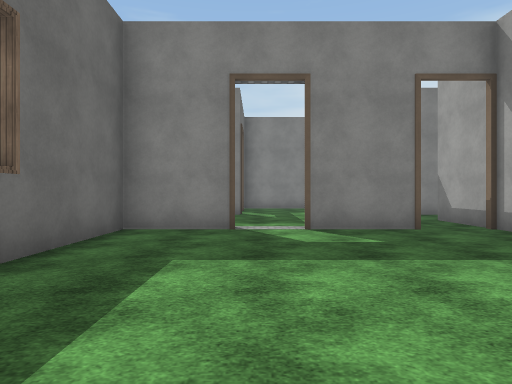
view 1 (above)

12 first-person views from a walk through a 3-D level made in the Unity game engine. The camera is 1.4 m above the floor, looks level and sees 75° across. Doors are open. The floor is counted in squares, 2 m on a side. Each view is taken from the middle of a square. On the plan, view 1 faces up. The plan holds only what a view shows up to about 10 squares ahead; the rest is blank. The place goes on beyond the plan. The player is left out. Surface patterns are stand-ins for the level's own textures.

view 2
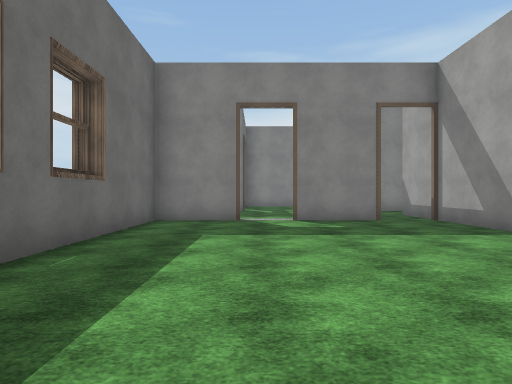

view 3
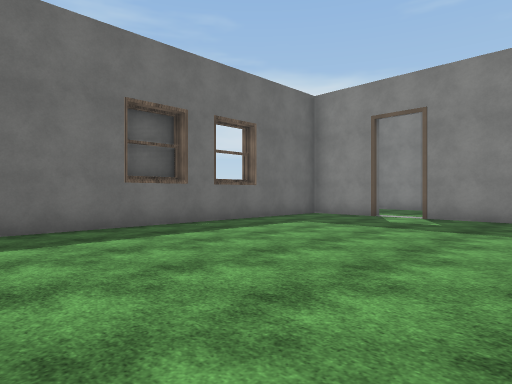

view 4
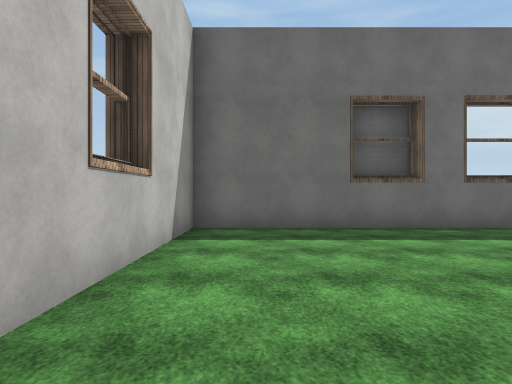

view 5
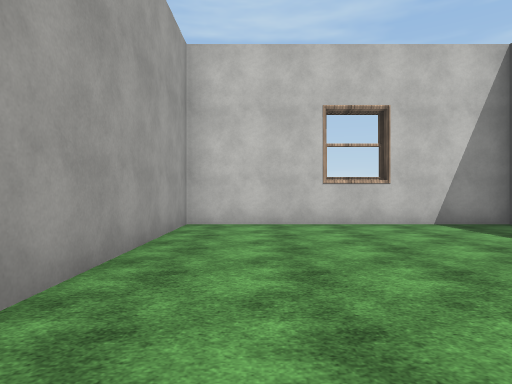

view 6
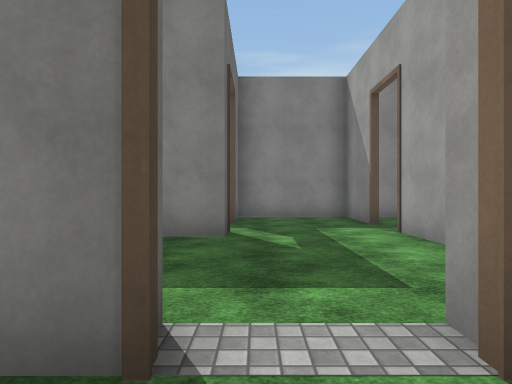

view 7
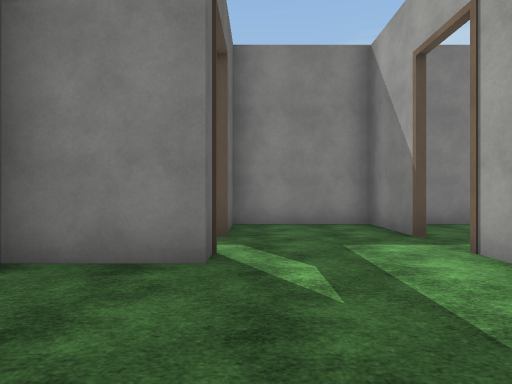

view 8
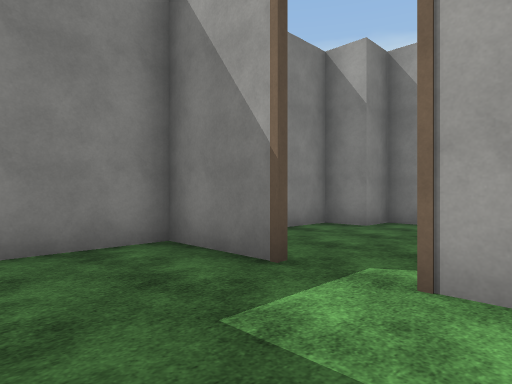

view 9
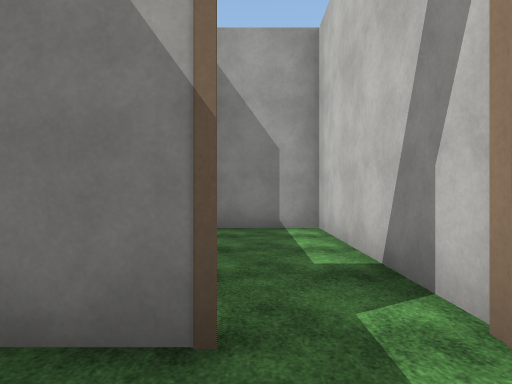

view 10
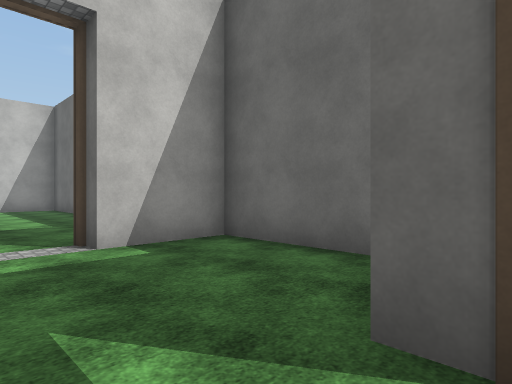

view 11
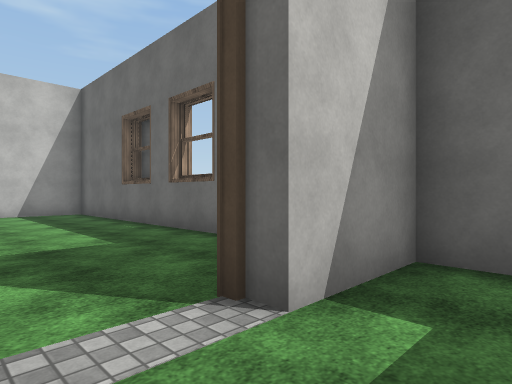

view 12
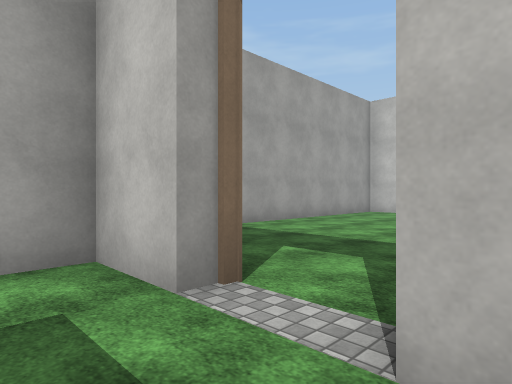

### Floor plan
Points are (right, up) in squares from view 1. A wall is a line through its corners. A room is listed if a view was taken in it or the views show most of it. See-through windows are left out.
Room 1 (views 1, 2, 3, 4, 5, 6)
walls: (-0.5, 6.3) (-2.5, 6.3) (-2.5, -3.2) (4.5, -3.2) (4.5, 6); (3.1, 6.3) (1, 6.3)
ways out: open door at (0.5, 6) to room 2; open door at (3.5, 6)
Room 2 (views 7, 8, 9, 10, 11, 12)
walls: (-0.5, 10.9) (-0.5, 10.3) (-2.5, 10.3) (-2.5, 6.8) (-0.5, 6.8) (-0.5, 6.3); (2.5, 9.4) (2.5, 10.8); (1, 6.3) (1, 6.8) (2.5, 6.8) (2.5, 7.6); (2.5, 12.1) (2.5, 14.3) (-0.5, 14.3) (-0.5, 12.1)
ways out: open door at (0.5, 6) to room 1; open door at (2.5, 11.5) to room 3; open door at (-0.5, 11.5)
Room 3 (no view inside)
walls: (2.5, 10.8) (7.5, 10.8) (7.5, 13.3) (6.5, 13.3) (6.5, 14.3) (3.4, 14.3)
ways out: open door at (2.5, 11.5) to room 2

Where each view was taken, in squares from view 1:
view 1: 0 up, 0 right, facing up
view 2: 2 down, 0 right, facing up
view 3: 3 down, 4 right, facing up-left
view 4: 2 down, 4 right, facing left
view 5: 4 up, 3 right, facing down
view 6: 5 up, 0 right, facing up
view 7: 7 up, 0 right, facing up
view 8: 10 up, 0 right, facing up-right
view 9: 12 up, 1 right, facing right
view 10: 11 up, 1 right, facing down-left
view 11: 8 up, 1 right, facing down-left
view 12: 8 up, 1 left, facing down-right
